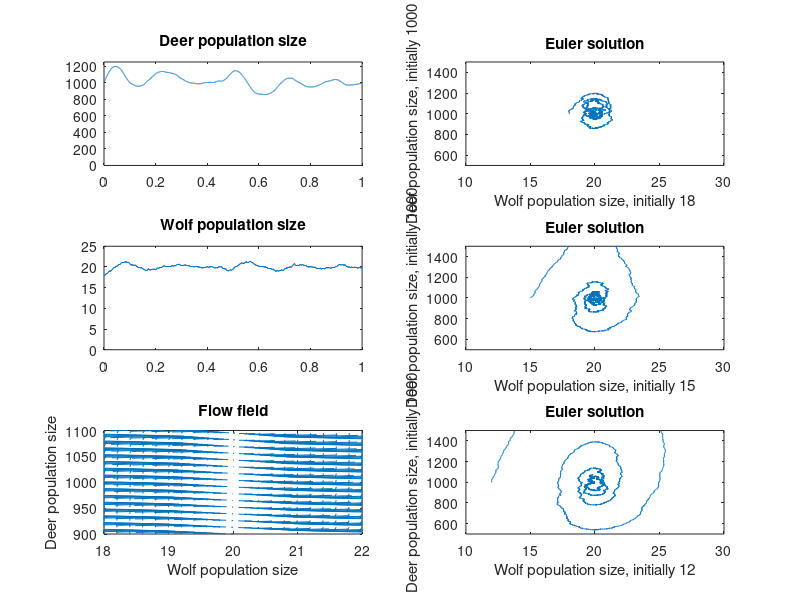

The MATLAB source for this figure:
% pp1_noise.m explores stability for Euler's method in a simple predator prey model without noise

clf

sigma = 2;                           % strength of the noise

xinit = [12 15 18];
yinit = [1000 1000 1000];

for p=1:3,

  N=10000;                           % number of steps to take
  T=1;                               % maximum time
  h=T/N;                             % time step
  t=(0:h:T);                         % t is the vector [0 1h 2h 3h ... Nh]

  x=zeros(size(t));                  % place to store wolf population size
  y=zeros(size(t));                  % place to store deer population size

  x(1)=xinit(p);                     % initial wolf population
  y(1)=yinit(p);                     % initial deer population

  for i=1:N                          % start taking steps
    x(i+1)=x(i)+0.2*(y(i)-50*x(i))*h+sigma*sqrt(h)*randn;
    y(i+1)=y(i)+4*(20-x(i))*y(i)*h+sigma*sqrt(50*h)*randn;
  end;

  subplot(3,2,8-2*p);
  plot(x,y);
  axis([10 30 500 1500]);
  title('Euler solution');
  xlabel(['Wolf population size, initially ' int2str(xinit(p))]);
  ylabel(['Deer population size, initially ' int2str(yinit(p))]);

end

subplot(3,2,1);
  plot(t,y);
  axis([0 T 0 1250]);
  title('Deer population size');

subplot(3,2,3);
  plot(t,x);
  axis([0 T 0 25]);
  title('Wolf population size');

subplot(3,2,5);
  xmin = 18;
  xmax = 22;
  ymin = 900;
  ymax = 1100;
  [xg,yg] = meshgrid(xmin:0.2:xmax,ymin:13:ymax);    % prepare points on a grid
  px = 0.2*(yg - 50 .* xg);                % rate of growth of wolf population
  py = 4*(20-xg) .* yg;                    % rate of growth of deer population
  quiver(xg,yg,px/1500,py/1500)                  % plot the flow field
  axis([xmin xmax ymin ymax]);
  title('Flow field');
  xlabel('Wolf population size');
  ylabel('Deer population size');
